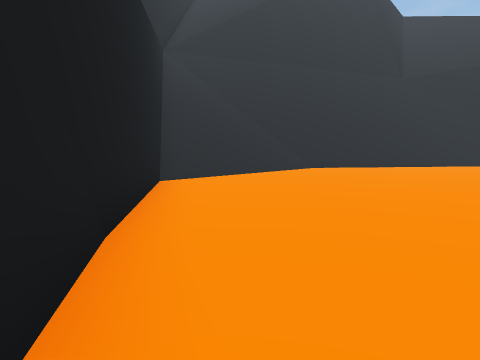
View 1 (above)

16 first-person views from a walk through a 3-D level made in the Unity game engine. The camera is 1.3 m above the floor, tilts 6° down and sees 75° across. The floor is counted in squares, 1.8 m on a side. Each view is taken from the middle of a square. On the plan, view 1 faces up. The plan holds only what a view shows up to about 10 squares ahead; the rest is blank. The place goes on beyond the plan. The player is left out. Some animated figures are left out.

View 2
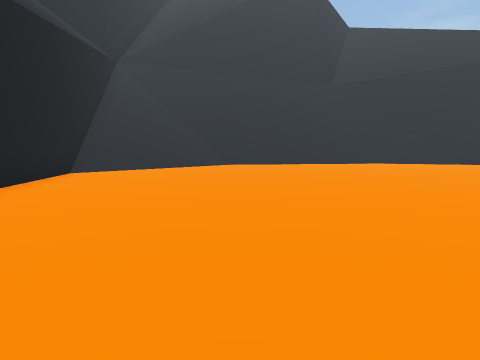

View 3
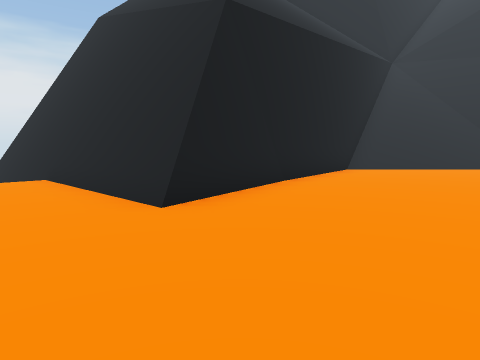

View 4
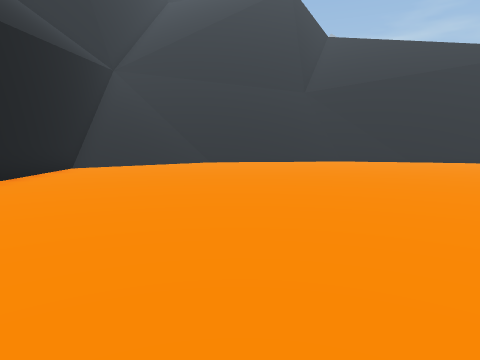

View 5
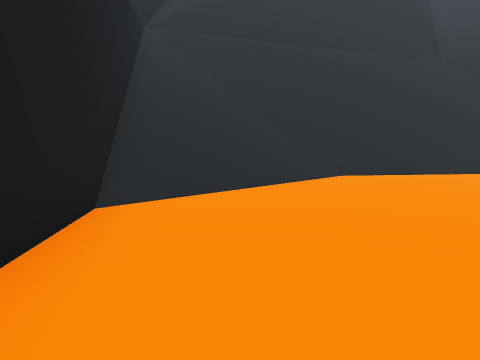

View 6
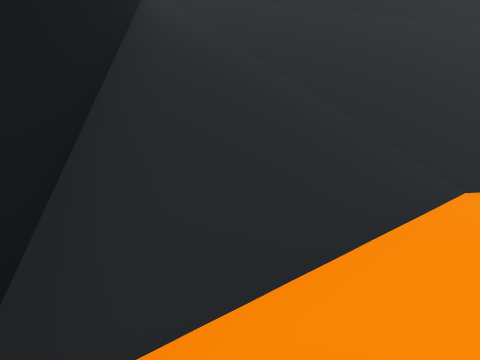

View 7
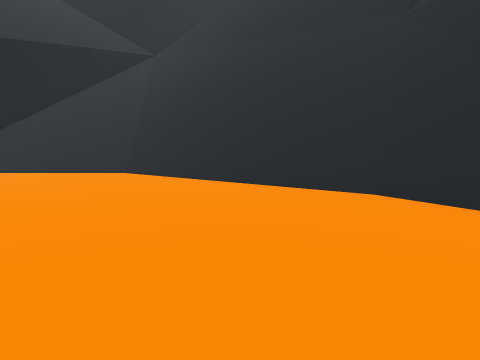

View 8
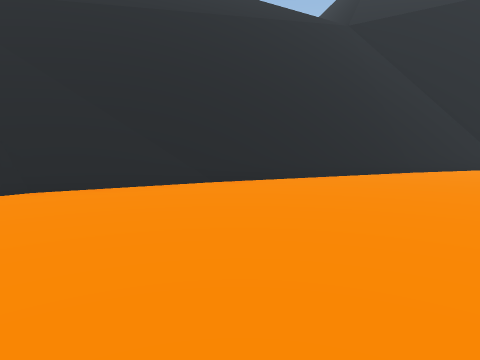

View 9
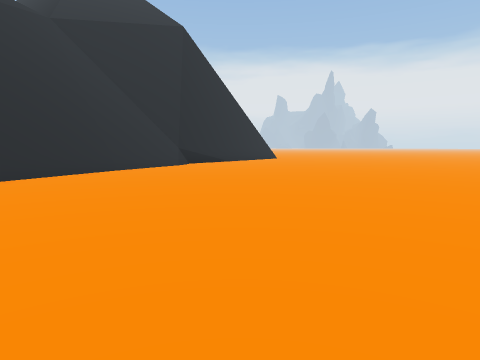

View 10
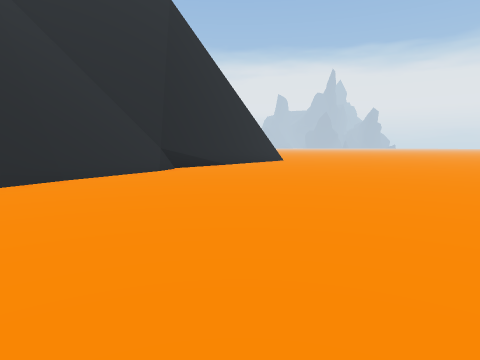

View 11
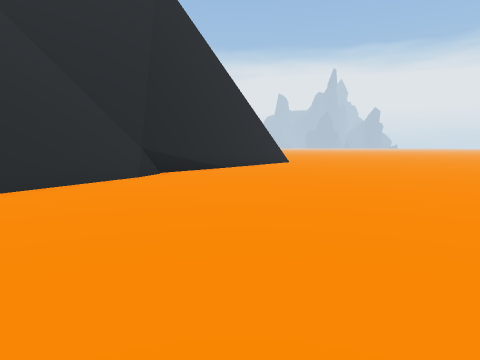

View 12
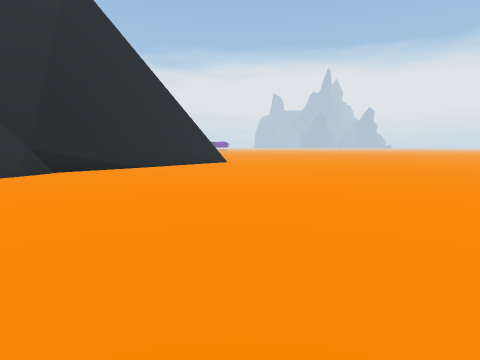

View 13
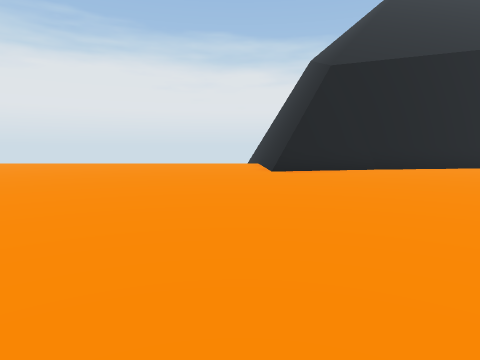

View 14
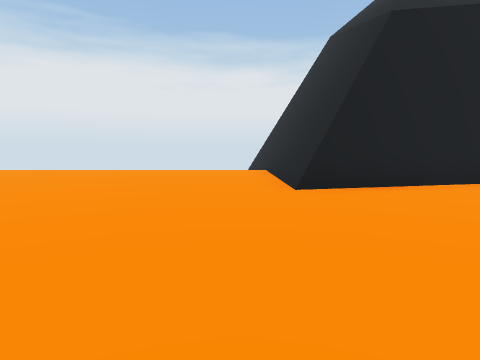

View 15
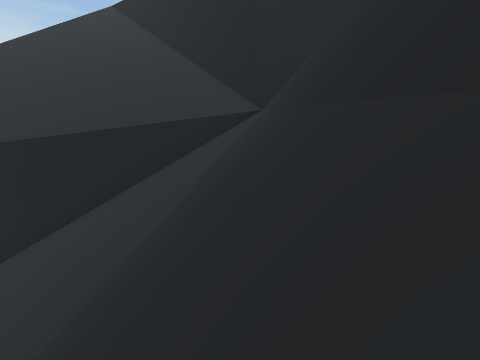

View 16
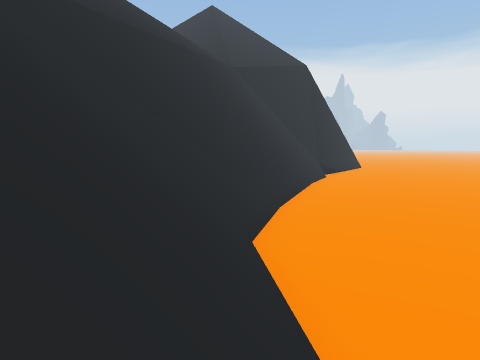

### Floor plan
Key: @ floor where view 1 was taken; # wall or solid block; . floor; / step, stairs or slope; = window, fence, low wall or low ledge; ^ raised ledge.
Columns run from 4 left of view 1 to 23 right of it. Each row starts with its distance up from view 1.
 17         ^^^^
 16 ##^^^^^^^===#=
 15 #////////////=#=
 14  ////////////=##
 13  =///////////=##
 12  #///////////=####
 11  #///////.......####
 10  #////.............####
  9  #///................####
  8  ##/....................###
  7   #.......................##
  6   #.........................
  5   #.........................
  4   #.........................
  3   ##........................
  2    #.......... .............
  1    #.........    ...........
  0   ##@.......      ..........
 -1 ####.........      .........
 -2 ..............       .......
 -3 .............          .....
 -4 ............            ....

Positions as (right, up) in squares from view 1, and headings:
1: (0, 0), facing up
2: (3, -2), facing up
3: (3, -3), facing up-left
4: (4, -4), facing up
5: (0, 3), facing up
6: (-1, 6), facing up
7: (11, 7), facing up-left
8: (8, 6), facing up-right
9: (8, 5), facing right
10: (11, 5), facing right
11: (13, 5), facing right
12: (13, 2), facing right
13: (9, -2), facing left
14: (5, -2), facing left
15: (5, 15), facing left
16: (4, 12), facing right
